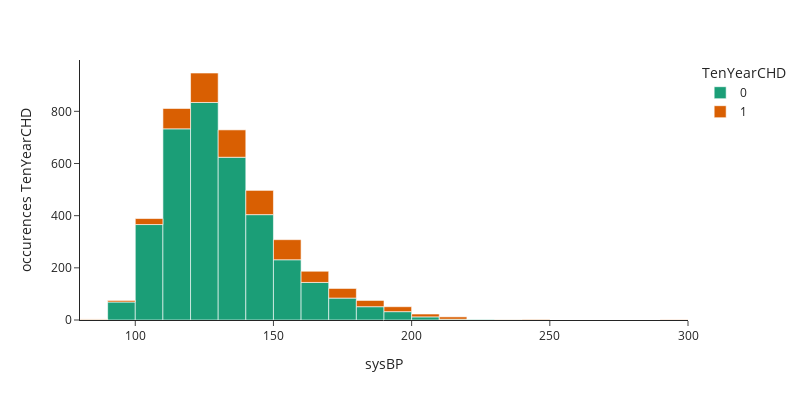

Notebook code for this chart:
### Markdown cell above
#### Stacked Bar Chart

### Code cell
px.histogram(
    df,
    x='sysBP',
    color=target,
    nbins=40,
    width=800, height=400,
    template="simple_white",
    color_discrete_sequence=px.colors.qualitative.Dark2,
).update_layout(
    yaxis_title=f"occurences {target}"
)

### Figure 1 — Plotly figure (JSON) as saved in the notebook; plotly's stock layout.template omitted (floating-point values rounded to 4 significant figures; data arrays with more than 128 entries replaced by an {"elided": "..."} marker saying what was removed)
{"data": [{"bingroup": "x", "hovertemplate": "TenYearCHD=0<br>sysBP=%{x}<br>count=%{y}<extra></extra>", "legendgroup": "0", "marker": {"color": "rgb(27,158,119)", "pattern": {"shape": ""}}, "name": "0", "nbinsx": 40, "orientation": "v", "showlegend": true, "type": "histogram", "x": {"elided": "3594 float values"}, "xaxis": "x", "yaxis": "y"}, {"bingroup": "x", "hovertemplate": "TenYearCHD=1<br>sysBP=%{x}<br>count=%{y}<extra></extra>", "legendgroup": "1", "marker": {"color": "rgb(217,95,2)", "pattern": {"shape": ""}}, "name": "1", "nbinsx": 40, "orientation": "v", "showlegend": true, "type": "histogram", "x": {"elided": "644 float values"}, "xaxis": "x", "yaxis": "y"}], "layout": {"barmode": "relative", "height": 400, "legend": {"title": {"text": "TenYearCHD"}, "tracegroupgap": 0}, "margin": {"t": 60}, "width": 800, "xaxis": {"anchor": "y", "domain": [0, 1], "title": {"text": "sysBP"}}, "yaxis": {"anchor": "x", "domain": [0, 1], "title": {"text": "occurences TenYearCHD"}}}}
